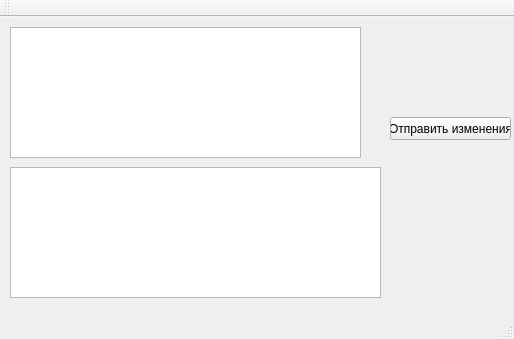
<?xml version="1.0" encoding="UTF-8"?>
<ui version="4.0">
 <class>MainWindow</class>
 <widget class="QMainWindow" name="MainWindow">
  <property name="geometry">
   <rect>
    <x>0</x>
    <y>0</y>
    <width>514</width>
    <height>339</height>
   </rect>
  </property>
  <property name="windowTitle">
   <string>MainWindow</string>
  </property>
  <widget class="QWidget" name="centralWidget">
   <widget class="QTableView" name="tableView">
    <property name="geometry">
     <rect>
      <x>10</x>
      <y>10</y>
      <width>351</width>
      <height>131</height>
     </rect>
    </property>
   </widget>
   <widget class="QTableView" name="tableView_2">
    <property name="geometry">
     <rect>
      <x>10</x>
      <y>150</y>
      <width>371</width>
      <height>131</height>
     </rect>
    </property>
   </widget>
   <widget class="QPushButton" name="submitChangesButton">
    <property name="geometry">
     <rect>
      <x>390</x>
      <y>100</y>
      <width>121</width>
      <height>23</height>
     </rect>
    </property>
    <property name="text">
     <string>Отправить изменения</string>
    </property>
   </widget>
  </widget>
  <widget class="QMenuBar" name="menuBar">
   <property name="geometry">
    <rect>
     <x>0</x>
     <y>0</y>
     <width>514</width>
     <height>21</height>
    </rect>
   </property>
  </widget>
  <widget class="QToolBar" name="mainToolBar">
   <attribute name="toolBarArea">
    <enum>TopToolBarArea</enum>
   </attribute>
   <attribute name="toolBarBreak">
    <bool>false</bool>
   </attribute>
  </widget>
  <widget class="QStatusBar" name="statusBar"/>
 </widget>
 <layoutdefault spacing="6" margin="11"/>
 <resources/>
 <connections/>
</ui>
